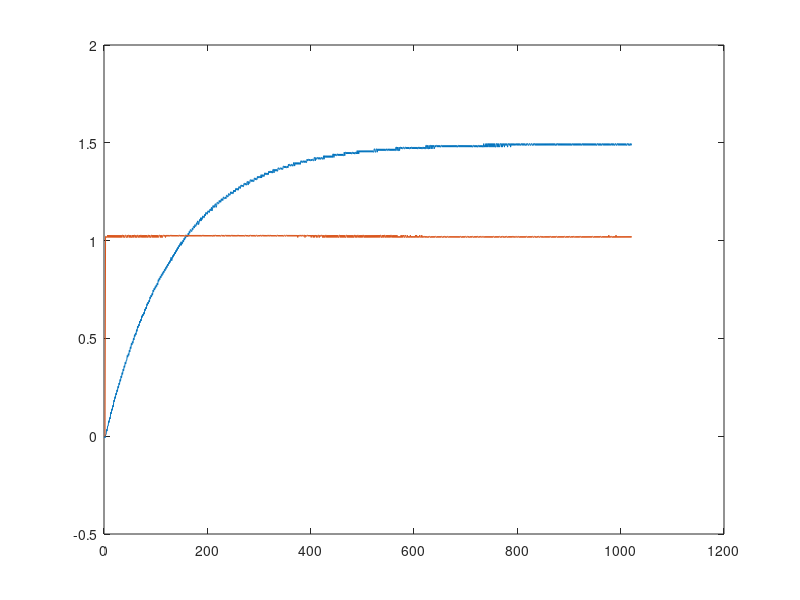

MATLAB code for this plot:
% -- A --
% 12 od 195
% 13 od 195
% 14 od 435

% -- B --
% 15 od 420
% 16 od 430
% 17 od 190

% -- D -- 
% 18 od 195
% 19 od 195
% 20 od 195

data = csvread("CSV/NewFile10.csv",2,0)
ch1 = data(180:1200, 1)
ch2 = data(180:1200, 2)
ch1 = ch1 + abs(ch1(1))
ch2 = ch2 + abs(ch2(2))
plot(ch1)
hold on
plot(ch2)
hold off